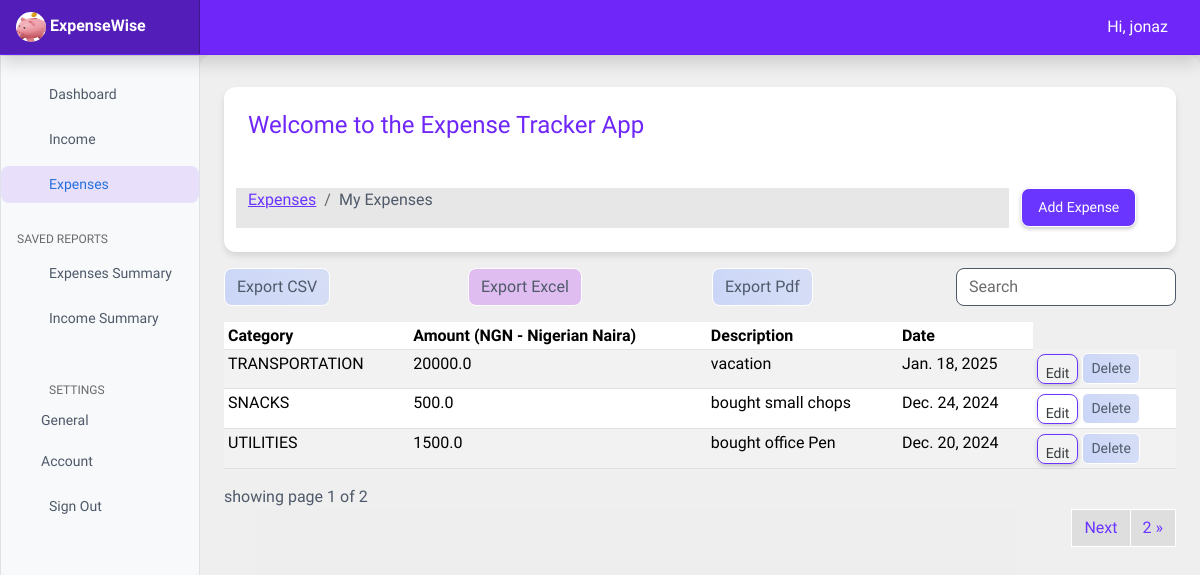
Screenshot of / (signed in) with the database file from the repository.
### userpreferences/models.py (models this page shows, shortened)
class UserPreference(models.Model):
    user = models.OneToOneField(to=User, on_delete=models.CASCADE)
    currency = models.CharField(max_length=255, blank=True, null=True)

### expenses/models.py (models this page shows, shortened)
class Expense(models.Model):
    amount = models.FloatField()
    date = models.DateField(default=now)
    description = models.TextField()
    owner = models.ForeignKey(to=User, on_delete=models.CASCADE)
    category = models.CharField(max_length=200)
    class Meta:
        ordering = ['-date']

### expenses/views.py (the view)
# urls.py: path('', views.index, name='expenses'),
@login_required(login_url='authentication/login')
def index(request):
    categories = Category.objects.all()
    expenses = Expense.objects.filter(owner=request.user)
    paginator = Paginator(expenses, 3)
    page_number = request.GET.get('page')
    page_obj = Paginator.get_page(paginator, page_number)
    currency = currency = UserPreference.objects.get_or_create(user=request.user)[0].currency
    context = {
        'categories': categories,
        'expenses': expenses,
        'page_obj': page_obj,
        'currency': currency,
    }
    return render(request, 'expenses/index.html', context)

### templates/expenses/index.html (shortened to what this page needs)
{% extends 'base.html' %}
{% load static %}
{% block content %}
<div class="container mt-2">
  <div>
      {% if user.is_authenticated %}
    <h4 class="welcome-text">Welcome to the Expense Tracker App</h4>
    {% else %}
    <h4>Welcome to the Expense Tracker</h4>
    {% endif %}
  </div>
  <div class="row mt-5">
      <div class="col-md-10 bread-crumb">
        <nav aria-label="breadcrumb">
          <ol class="breadcrumb">
            <li class="breadcrumb-item"><a href="#">Expenses</a></li>
            <li class="breadcrumb-item active" aria-current="page">My Expenses</li>
          </ol>
        </nav>
      </div>
      <div class="col-md-2">
          <a href="{% url 'add-expense' %}" class="btn btn-primary btn-sm add-btn">Add Expense</a>
      </div>
  </div>
</div>
<div class="row mt-3 ">
  <div class="col-md-3">
    <a href="{% url 'export-csv' %}" class="btn csv-btn">Export CSV</a>
  </div>
  <div class="col-md-3">
    <a href="{% url 'export-excel' %}" class="btn excel-btn">Export Excel</a>
  </div>
  <div class="col-md-3">
    <a href="{% url 'export-pdf' %}" class="btn  pdf-btn">Export Pdf</a>
  </div>
  <div class="col-md-3">
    <div class="form-group">
        <input type="text" class="form-control search-wrapper" placeholder="Search" id="searchField">
    </div>
  </div>
</div>
{% if expenses.count %}
<div class="app-table mt-3">
  <table class="table table-striped table-sm table-hover">
    <thead>
      <tr>
        <th>Category</th>
        <th>Amount ({{ currency }})</th>
        <th>Description</th>
        <th>Date</th>
      </tr>
    </thead>
    <tbody>
      {% for expense in page_obj %}
      <tr>
        <td>{{ expense.category }}</td>
        <td>{{ expense.amount}}</td>
        <td>{{ expense.description }}</td>
        <td>{{ expense.date}}</td>
        <td>
          <a href="{% url 'expense-edit' expense.id %}"
          class="btn btn-sm edit-btn">
            <span class="button-text">Edit</span>
          </a>
          <form id="deleteForm" method="POST" style="display: inline;">
            <button type="button" class="btn btn-sm delete-btn" data-bs-toggle="modal" data-bs-target="#deleteModal" data-expense-id="{{ expense.id }}">
              <span class="button-text">Delete</span>
            </button>
        </td>
      </tr>
      {% endfor %}
      </tbody>
  </table>
</div>
<div class="pagination-container">
  <div class="page-num">
    showing page {{ page_obj.number}} of {{ page_obj.paginator.num_pages }}
  </div>
  <ul class="pagination justify-content-end ">
    {% if page_obj.has_next %}
    <li class="page-item"><a class="page-link" href="?page={{ page_obj.next_page_number }}">Next</a></li>
    <li class="page-item"><a class="page-link" href="?page={{ page_obj.paginator.num_pages }}">{{ page_obj.paginator.num_pages}} &raquo;</a></li>
    {% endif %}
  </ul>
</div>
{% endif %}
{% endblock %}

### templates/base.html (shortened to what this page needs)
{% load static %}
<html lang="en" data-bs-theme="auto">
  <head>
    <link href="{% static 'css/bootstrap.min.css' %}" rel="stylesheet">
    <link href="{% static 'css/main.css' %}" rel="stylesheet">
    <link href="https://cdn.jsdelivr.net/npm/bootstrap-icons@1.10.5/font/bootstrap-icons.min.css" rel="stylesheet">
    <link href="{% static 'css/sidebar.css' %}" rel="stylesheet">
  </head>
  <body>
<header class="navbar sticky-top bg-dark flex-md-nowrap p-0 shadow" data-bs-theme="dark">
  <a class="navbar-brand col-md-3 col-lg-2 me-0 px-3 fs-6 text-white" href="#">  <img src="{% static 'images/piggy.png' %}" alt="website logo" height="30" width="30" style="border-radius: 36px;">
    ExpenseWise</a>
  <ul class="navbar-nav px-3">
    <li class="nav-item text-nowrap">
      <span class="nav-link px-3 text-white" type="button">
        Hi, {{ request.user.username }}
    </li>
  </ul>
</header>
<div class="container-fluid">
  <div class="row">
    {% include 'partials/_sidebar.html' %}
    <main class="col-md-9 ms-sm-auto col-lg-10 px-md-4">
      {% block content %}
      {% endblock %}
    </main>
  </div>
</div>
  </body>
</html>

### static/css/main.css (style rules this page uses)
:root { --primary: rgb(255, 255, 255); --button-color: #6A35FF; --secondary: #6f26f8; --hover-color: rgba(90, 0, 255, 0.1); --dark-bg: #1A1A1A; --darker-bg: #121212; --light-text: #FFFFFF; --gray-text: rgb(78, 89, 105); --body-color: #c4c2c265; }
body { background-color: var(--body-color); color: var(--light-text); }
.container { background-color: var(--primary); border-radius: 12px; padding: 24px; box-shadow: 0 4px 6px rgba(0, 0, 0, 0.1); }
.csv-btn, .pdf-btn { background: linear-gradient(250deg, rgb(214, 222, 246) 4.03%, rgb(203, 214, 247) 95.89%); color: var(--gray-text); border-color: var(--primary); }
.excel-btn, .excel-btn:hover { color: var(--gray-text); border-color: var(--primary); background-color: rgba(203, 125, 239, 0.447); }
.add-btn, .submit-btn { border-color: var(--primary); background: var(--button-color); box-shadow: 0 2px 0 rgba(105, 5, 255, 0.06); color: var(--light-text); }
.welcome-text { color: var(--secondary); }
.bread-crumb { background-color: var(--body-color); }
.breadcrumb-item a { color: var(--button-color); }
.breadcrumb-item.active { color: var(--gray-text); }
.table { color: var(--light-text); }
.table-striped tbody tr:nth-of-type(odd) { background-color: rgba(90, 0, 255, 0.05); }
.search-wrapper { background-color: var(--primary) !important; border-color: 1px solid var(--dark-bg) !important; color: var(--gray-text) !important; border-radius: 8px !important; }
.pagination .page-link { background-color: var(--body-color); border-color: var(--primary); color: var(--button-color); }
.page-num { color: var(--gray-text); }
.btn { border-radius: 8px; transition: transform 0.2s ease; }
.btn-sm { border-radius: 6px; }
.btn-primary, .btn-secondary, .btn-danger { padding: 8px 16px; border-radius: 8px; box-shadow: 0 2px 4px rgba(0, 0, 0, 0.2); }
.edit-btn { padding: 8px 8px; border-radius: 8px; box-shadow: 0 2px 4px rgba(0, 0, 0, 0.2); background-color: transparent; border: var(--button-color) 1px solid; height: 30px; }
.delete-btn { background: linear-gradient(250deg, rgb(214, 222, 246) 4.03%, rgb(203, 214, 247) 95.89%); color: var(--gray-text); border-color: var(--primary); }
.navbar { background-color: var(--secondary) !important; border-bottom: 1px solid rgba(90, 0, 255, 0.2); }
.navbar-brand { color: var(--light-text) !important; font-weight: bold; font-size: 1.5rem; }
main { background-color: #ffffff55; border-radius: 12px; margin-top: 16px; padding: 24px; }
.navbar-nav .nav-link { color: var(--light-text) !important; padding: 8px 16px; }

### rows the page displays
UserPreference: currency "NGN - Nigerian Naira"
Expense: category "TRANSPORTATION", amount "20000.0", description "vacation", date "Jan. 18, 2025"
Expense: category "SNACKS", amount "500.0", description "bought small chops", date "Dec. 24, 2024"
Expense: category "UTILITIES", amount "1500.0", description "bought office Pen", date "Dec. 20, 2024"

### other values shown
{{ request.user.username }} "jonaz"
{{ page_obj.number }} "1"
{{ page_obj.paginator.num_pages }} "2"
